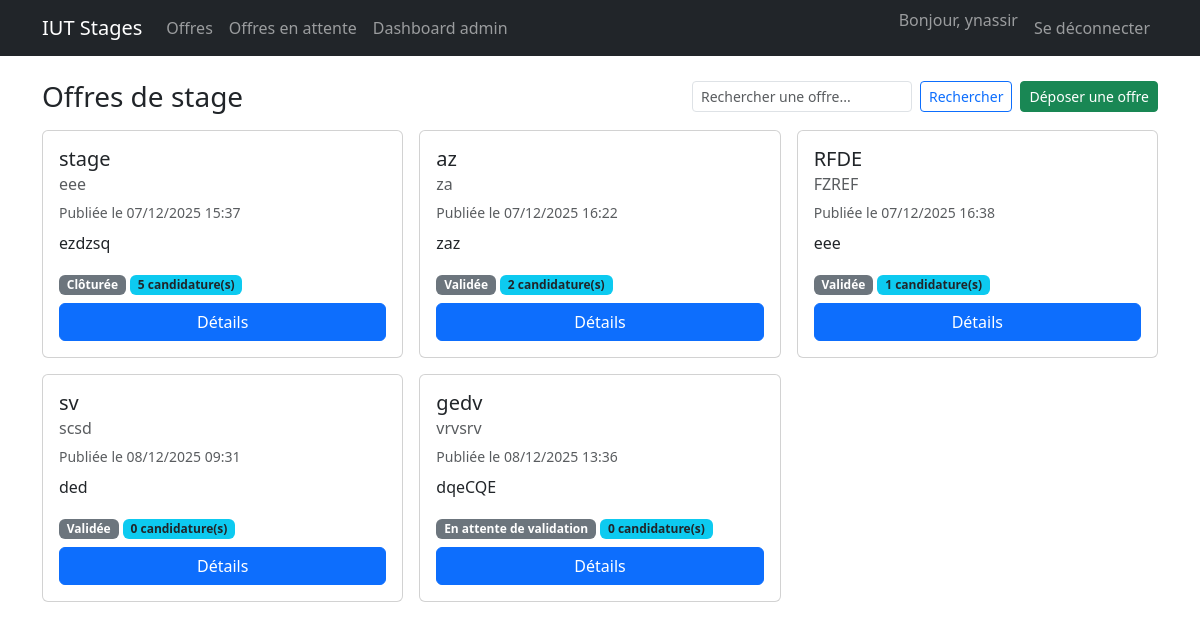
The app's page / (signed in) with its own data.
### apps/offers/models.py (models this page shows, shortened)
class InternshipOffer(models.Model):
    STATUS_CHOICES = [
        ('pending', 'En attente de validation'),
        ('validated', 'Validée'),
        ('rejected', 'Refusée'),
        ('closed', 'Clôturée'),
    ]
    title = models.CharField(max_length=255)
    organization = models.CharField(max_length=255)
    contact_name = models.CharField(max_length=255)
    contact_email = models.EmailField()
    details = models.TextField()
    status = models.CharField(
        max_length=10,
        choices=STATUS_CHOICES,
        default='pending',
    )
    submission_date = models.DateTimeField(default=timezone.now)
    @property
    def applications_count(self) -> int:
        return self.applications.count()

### apps/offers/views.py (the view)
# urls.py: path('', views.offer_list, name='offer_list'),
def offer_list(request):
    q = request.GET.get("q", "").strip()
    if request.user.is_authenticated and request.user.is_staff:
        offers = InternshipOffer.objects.all()
    else:
        offers = InternshipOffer.objects.filter(status="validated")
    if q:
        offers = offers.filter(
            models.Q(title__icontains=q)
            | models.Q(organization__icontains=q)
            | models.Q(details__icontains=q)
        )
    return render(
        request,
        "offers/offer_list.html",
        {
            "offers": offers,
            "query": q,
        },
    )

### apps/offers/templates/offers/offer_list.html (shortened to what this page needs)
{% extends "base.html" %}
{% block content %}
<div class="d-flex justify-content-between align-items-center mb-3 flex-wrap gap-2">
  <h1 class="h3 mb-0">Offres de stage</h1>
  <div class="d-flex gap-2">
    <form class="d-flex" method="get">
      <input
        type="text"
        name="q"
        class="form-control form-control-sm me-2"
        placeholder="Rechercher une offre..."
        value="{{ query|default:'' }}"
      >
      <button class="btn btn-outline-primary btn-sm" type="submit">Rechercher</button>
    </form>
    <a href="{% url 'offers:offer_create' %}" class="btn btn-success btn-sm">
      Déposer une offre
    </a>
  </div>
</div>
{% if offers %}
  <div class="row g-3">
    {% for offer in offers %}
      <div class="col-12 col-md-6 col-lg-4">
        <div class="card h-100">
          <div class="card-body d-flex flex-column">
            <h5 class="card-title">{{ offer.title }}</h5>
            <h6 class="card-subtitle mb-2 text-muted">{{ offer.organization }}</h6>
            <p class="card-text small text-muted mb-2">
              Publiée le {{ offer.submission_date|date:"d/m/Y H:i" }}
            </p>
            <p class="card-text flex-grow-1">
              {{ offer.details|truncatechars:150 }}
            </p>
            <p class="card-text mb-2">
              <span class="badge bg-secondary">
                {{ offer.get_status_display }}
              </span>
              <span class="badge bg-info text-dark">
                {{ offer.applications_count }} candidature(s)
              </span>
            </p>
            <a href="{% url 'offers:offer_detail' offer.pk %}" class="btn btn-primary mt-auto">
              Détails
            </a>
          </div>
        </div>
      </div>
    {% endfor %}
  </div>
{% else %}
  {% if query %}
    <p>Aucune offre ne correspond à votre recherche "<strong>{{ query }}</strong>".</p>
  {% else %}
    <p>Aucune offre pour le moment.</p>
  {% endif %}
{% endif %}
{% endblock %}

### templates/base.html (shortened to what this page needs)
<!doctype html>
<html lang="fr">
  <head>
    <link
      href="https://cdn.jsdelivr.net/npm/bootstrap@5.3.3/dist/css/bootstrap.min.css"
      rel="stylesheet"
    >
  </head>
  <body>
    <nav class="navbar navbar-expand-lg navbar-dark bg-dark mb-4">
      <div class="container">
        <a class="navbar-brand" href="{% url 'offers:offer_list' %}">IUT Stages</a>
        <div class="collapse navbar-collapse" id="navbarMain">
          <ul class="navbar-nav me-auto mb-2 mb-lg-0">
            <li class="nav-item">
              <a class="nav-link" href="{% url 'offers:offer_list' %}">Offres</a>
            </li>
            {% if user.is_authenticated and user.is_staff %}
              <li class="nav-item">
                <a class="nav-link" href="{% url 'offers:offer_pending_list' %}">Offres en attente</a>
              </li>
              <li class="nav-item">
                <a class="nav-link" href="{% url 'dashboard:admin_dashboard' %}">Dashboard admin</a>
              </li>
            {% endif %}
          </ul>
          <ul class="navbar-nav ms-auto">
            {% if user.is_authenticated %}
              <li class="nav-item">
                <span class="navbar-text me-2">
                  Bonjour, {{ user.get_username }}
                </span>
              </li>
              <li class="nav-item">
                <a class="nav-link" href="{% url 'accounts:logout' %}">Se déconnecter</a>
              </li>
            {% endif %}
          </ul>
        </div>
      </div>
    </nav>
    <main class="container mb-5">
      {% block content %}{% endblock %}
    </main>
  </body>
</html>

### records on screen
InternshipOffer: title "stage", organization "eee", submission_date "07/12/2025 15:37", details "ezdzsq", status "Clôturée", applications_count "5"
InternshipOffer: title "az", organization "za", submission_date "07/12/2025 16:22", details "zaz", status "Validée", applications_count "2"
InternshipOffer: title "RFDE", organization "FZREF", submission_date "07/12/2025 16:38", details "eee", status "Validée", applications_count "1"
InternshipOffer: title "sv", organization "scsd", submission_date "08/12/2025 09:31", details "ded", status "Validée", applications_count "0"
InternshipOffer: title "gedv", organization "vrvsrv", submission_date "08/12/2025 13:36", details "dqeCQE", status "En attente de validation", applications_count "0"

### other values on screen
{{ user.get_username }} "ynassir"
